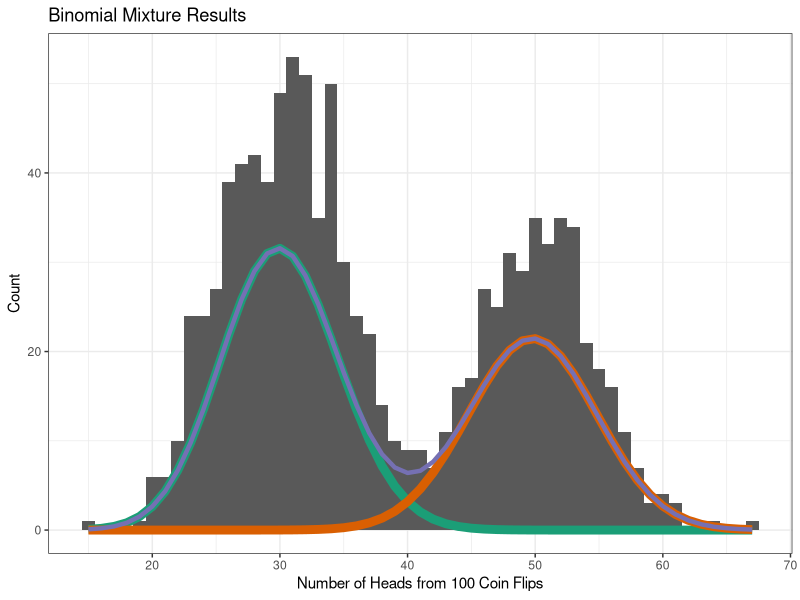

This chart was generated by the following R code:
### EM Algo for Binom Mix
### Ian Arriaga-MacKenzie

# Libraries
library(tidyverse)
library(RColorBrewer)
# Colorblind friendly colors
colval = brewer.pal(8, "Dark2")

# Number of coins in mix
uniqcoin = 2

# Proportions for each coin type, normalized
coin_mix_prenorm = c(.4, .6)
coin_mix = coin_mix_prenorm/sum(coin_mix_prenorm)

# Probability of heads for each coin type
coin_props = c(.5, .3)

# Number of coins to pull from 'bucket'
number_coins = 1000
# Number of times to flip each coin
number_flips = 100

# Generate coin matrix
coin_which = rmultinom(number_coins, 1, coin_mix)
for (i in 1:uniqcoin){
  coin_which[i,] = replace(coin_which[i,], which(coin_which[i,] == 0), NA)
  coin_which[i,] = replace(coin_which[i,], which(coin_which[i,] == 1), rbinom(number_coins, number_flips, coin_props[i])[which(coin_which[i,] == 1)])
}
# Rename coin matrix and create masked vector
coin_outframe = data.frame(t(coin_which)) %>% 
  rename_with(~ gsub("X", "Coin_", .x))
coin_outframe$Masked = rowSums(coin_outframe, na.rm = T)
head(coin_outframe, 20)

# Create data frame with true population values (not input values)
coin_summary = coin_outframe %>% 
  summarise(across(starts_with("Coin"), list(headprop = ~ mean(., na.rm = T)/number_flips,
                                             coinmix = ~ sum(!is.na(.))/number_coins)))
coin_summary

# Masked coin vector
coin_masked = coin_outframe$Masked
# Log likelihood value
loglikval = 0
# EM Algo termination threshold
threshval = 1e-6
# Number of iterations
emiter = 0

# Initial guesses for mixture proportion and head proportion
coinmix_guess = data.frame(g1 = 0.7,
                           g2 = 0.3)
headprop_guess = data.frame(g1 = 0.4,
                            g2 = 0.8)

# EM Algorithm
while (TRUE) {
  
  # Update iterations and log likelihood
  emiter = emiter + 1
  prev_logval = loglikval
  
  # Binomial distribution
  binomsum = drop(as.matrix(coinmix_guess)) * sapply(headprop_guess, function(x) dbinom(coin_masked, number_flips, x))
  coinprobs = data.frame(binomsum / rowSums(binomsum))
  
  # Coin proportion estimate
  coinmix_guess = coinprobs %>% 
    summarise_all(mean)
  # Head proportion estimate for each coin
  headprop_guess = colSums(coin_masked * coinprobs) / colSums(number_flips * coinprobs)
  
  # Log likelihood value
  loglikval = sum(log(binomsum))
  
  # Terminate at threshold value
  if ((abs(prev_logval - loglikval)) < threshval) return()
}

# Bind estimate outputs
headprop_guess = as.data.frame(t(headprop_guess))
coin_guess = cbind(coinmix_guess, headprop_guess, loglikval, emiter)
names(coin_guess) = c("Coin_1_mix", "Coin_2_mix", "Coin_1_head", "Coin_2_head", "LL_Val", "Iterations")

# EM Estimates
coin_guess
# True Population Values
coin_summary

# X limits for plot
xlims = c(min(coin_outframe$Masked) : max(coin_outframe$Masked))
# Plotting variables
binomplot = data.frame(
  xvar = xlims,
  denone = dbinom(xlims, number_flips, prob = headprop_guess$g1)*max(table(coin_outframe$Masked))/max(dbinom(xlims, number_flips, prob = headprop_guess$g1))*(coinmix_guess$g1),
  dentwo = dbinom(xlims, number_flips, prob = headprop_guess$g2)*max(table(coin_outframe$Masked))/max(dbinom(xlims, number_flips, prob = headprop_guess$g2))*(coinmix_guess$g2)
) %>% 
  mutate(dencomb = denone + dentwo)

# Visual representation of data and guesses.
ggplot() +
  geom_histogram(data = data.frame(coin_outframe$Masked), aes(x = coin_outframe$Masked), binwidth = 1)+
  geom_line(data = binomplot, aes(x = xvar, y = denone), color = colval[1], size = 3) +
  geom_line(data = binomplot, aes(x = xvar, y = dentwo), color = colval[2], size = 3) +
  geom_line(data = binomplot, aes(x = xvar, y = dencomb), color = colval[3], size = 1.5) +
  labs(x = "Number of Heads from 100 Coin Flips",
       y = "Count",
       title = "Binomial Mixture Results") +
  theme_bw()




